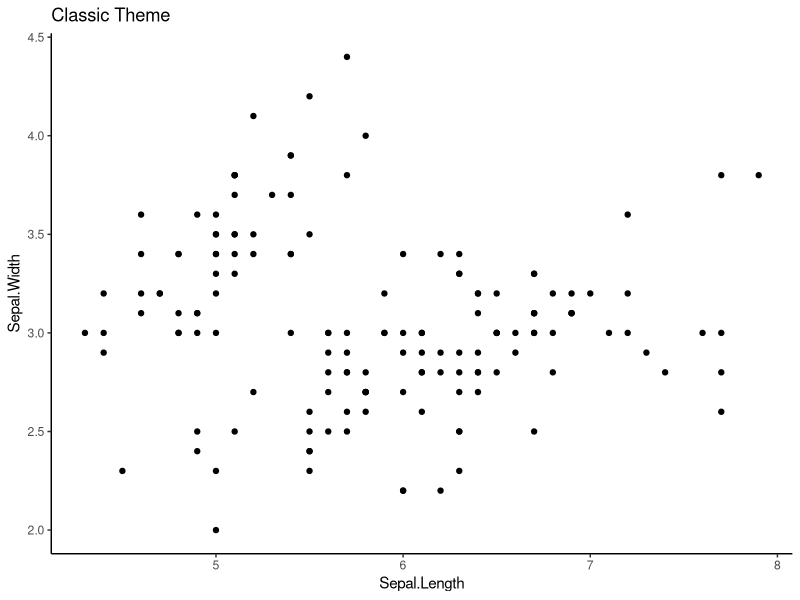
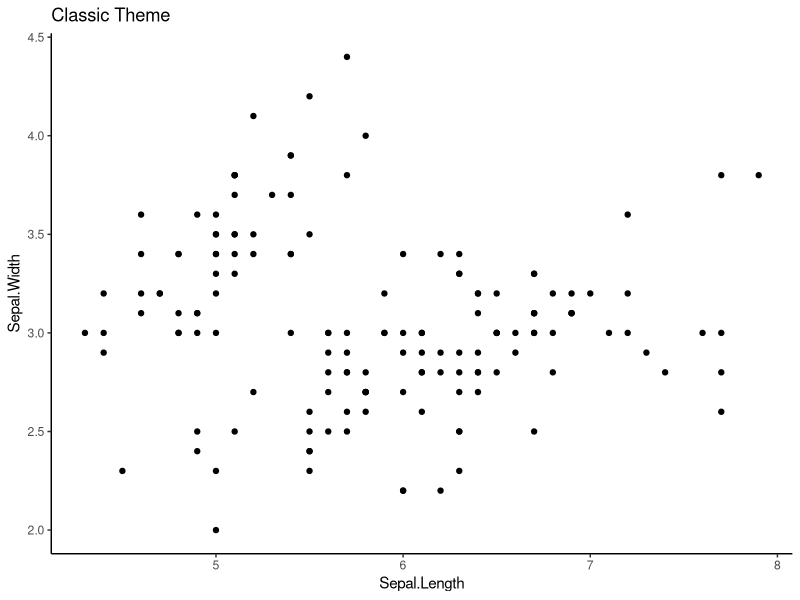

R code for these plots, in order:
library(ggplot2)
ggplot(iris, aes(x=Sepal.Length, y=Sepal.Width)) +
  geom_point() +
  theme_classic() +
  labs(title='Classic Theme')
ggsave('16_theme_classic.png', width=5, height=4)
